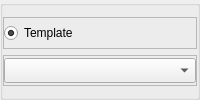
                <widget class="QGroupBox" name="tables">
                 <property name="maximumSize">
                  <size>
                   <width>16777215</width>
                   <height>100</height>
                  </size>
                 </property>
                 <property name="styleSheet">
                  <string notr="true"/>
                 </property>
                 <property name="flat">
                  <bool>true</bool>
                 </property>
                 <layout class="QVBoxLayout" name="verticalLayout_4">
                  <property name="leftMargin">
                   <number>0</number>
                  </property>
                  <property name="rightMargin">
                   <number>0</number>
                  </property>
                  <item>
                   <widget class="QFrame" name="frame_8">
                    <property name="maximumSize">
                     <size>
                      <width>16777215</width>
                      <height>50</height>
                     </size>
                    </property>
                    <property name="styleSheet">
                     <string notr="true"/>
                    </property>
                    <property name="frameShape">
                     <enum>QFrame::StyledPanel</enum>
                    </property>
                    <property name="frameShadow">
                     <enum>QFrame::Raised</enum>
                    </property>
                    <layout class="QHBoxLayout" name="horizontalLayout_3">
                     <property name="spacing">
                      <number>10</number>
                     </property>
                     <property name="leftMargin">
                      <number>0</number>
                     </property>
                     <property name="topMargin">
                      <number>0</number>
                     </property>
                     <property name="rightMargin">
                      <number>0</number>
                     </property>
                     <property name="bottomMargin">
                      <number>0</number>
                     </property>
                     <item>
                      <widget class="QRadioButton" name="metodo_tabela">
                       <property name="styleSheet">
                        <string notr="true"/>
                       </property>
                       <property name="text">
                        <string>Template</string>
                       </property>
                       <property name="checked">
                        <bool>true</bool>
                       </property>
                      </widget>
                     </item>
                    </layout>
                   </widget>
                  </item>
                  <item>
                   <widget class="QFrame" name="frame_9">
                    <property name="styleSheet">
                     <string notr="true"/>
                    </property>
                    <property name="frameShape">
                     <enum>QFrame::StyledPanel</enum>
                    </property>
                    <property name="frameShadow">
                     <enum>QFrame::Raised</enum>
                    </property>
                    <layout class="QHBoxLayout" name="horizontalLayout_4">
                     <property name="spacing">
                      <number>0</number>
                     </property>
                     <property name="leftMargin">
                      <number>0</number>
                     </property>
                     <property name="topMargin">
                      <number>0</number>
                     </property>
                     <property name="rightMargin">
                      <number>0</number>
                     </property>
                     <property name="bottomMargin">
                      <number>0</number>
                     </property>
                     <item>
                      <widget class="QComboBox" name="combo_templates">
                       <property name="minimumSize">
                        <size>
                         <width>0</width>
                         <height>25</height>
                        </size>
                       </property>
                       <property name="toolTip">
                        <string>Selecao dos Eventos</string>
                       </property>
                       <property name="styleSheet">
                        <string notr="true"/>
                       </property>
                       <property name="insertPolicy">
                        <enum>QComboBox::InsertAtBottom</enum>
                       </property>
                      </widget>
                     </item>
                    </layout>
                   </widget>
                  </item>
                 </layout>
                </widget>
